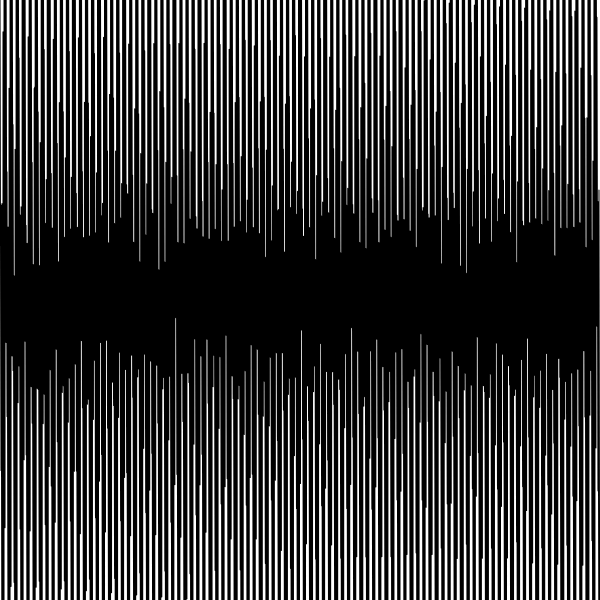
Frame 1 (no input)
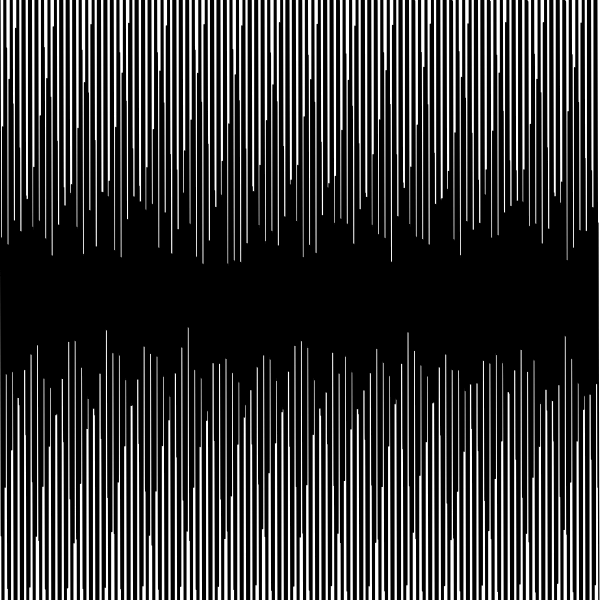
Frame 60 (no input)
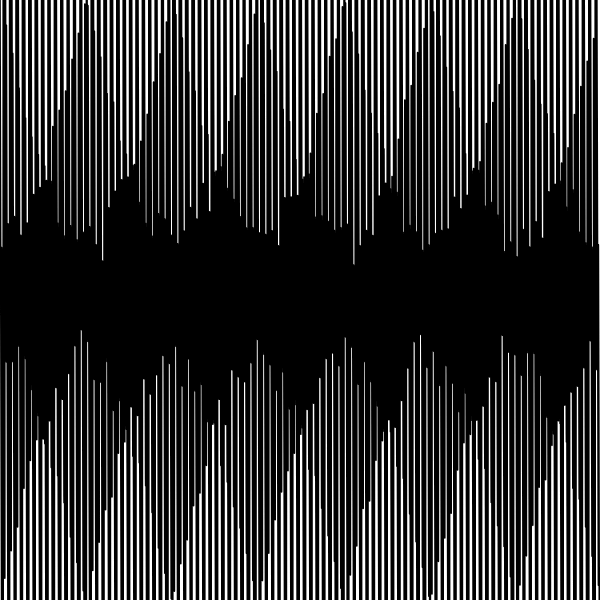
Frame 120 (the mouse pressed at the canvas centre since frame 60)

The p5.js sketch that drew these frames (run headless with seeded random() and noise() and a simulated clock; from frame 60 on, the mouse is pressed at the canvas centre):

// p5.js sketch
// ── sketch.js
let yoff = 0;
let sw = 1;

function setup() {
  createCanvas(600, 600);
  noFill();
}

function draw() {
  sw += 0.005;
  strokeWeight(sw);

  background(255);
  beginShape();

  let xoff = 0;       // Option #1: 2D Noise
  // let xoff = yoff; // Option #2: 1D Noise

  for (let x = 0; x <= width; x += sw) {
    let y = map(noise(xoff, yoff), 0, 1, 200,300);

    // Option #2: 1D Noise
    // let y = map(noise(xoff), 0, 1, 200,300);

    curveVertex(x, height-y*cos(x));
    curveVertex(x, y*sin(x));
    // Increment x dimension for noise
    xoff += 10;
  }
  // increment y dimension for noise
  yoff += 0.01;
  endShape();
}
